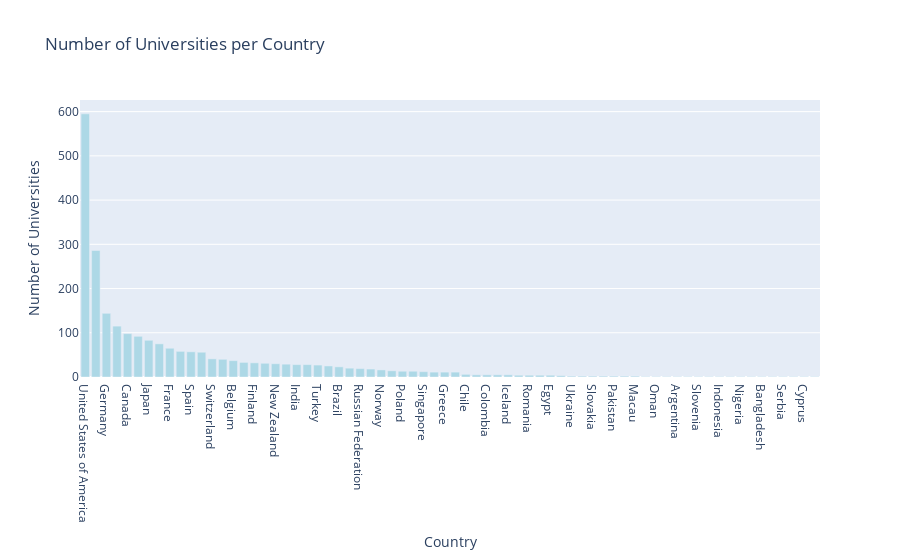

Notebook source saved alongside this figure:
### Code cell
uni_count_per_country = dt["country"].value_counts().reset_index()
uni_count_per_country.columns = ["country", "count"]

trace = go.Bar(
    x=uni_count_per_country["country"],
    y=uni_count_per_country["count"],
    marker=dict(color='lightblue')
)

layout = go.Layout(
    title="Number of Universities per Country",
    xaxis=dict(title="Country"),
    yaxis=dict(title="Number of Universities"),
    hovermode="closest"
)

fig = go.Figure(data=[trace], layout=layout)
iplot(fig)

### Figure 1 — Plotly figure (JSON) as saved in the notebook; plotly's stock layout.template omitted (floating-point values rounded to 4 significant figures)
{"data": [{"marker": {"color": "lightblue"}, "type": "bar", "x": ["United States of America", "United Kingdom", "Germany", "Australia", "Canada", "Italy", "Japan", "Netherlands", "France", "China", "Spain", "Taiwan", "Switzerland", "Sweden", "Belgium", "South Korea", "Finland", "Austria", "New Zealand", "Denmark", "India", "Hong Kong", "Turkey", "Republic of Ireland", "Brazil", "South Africa", "Russian Federation", "Portugal", "Norway", "Israel", "Poland", "Iran", "Singapore", "Czech Republic", "Greece", "Thailand", "Chile", "Malaysia", "Colombia", "Estonia", "Iceland", "Saudi Arabia", "Romania", "Hungary", "Egypt", "Mexico", "Ukraine", "Jordan", "Slovakia", "United Arab Emirates", "Pakistan", "Morocco", "Macau", "Lebanon", "Oman", "Qatar", "Argentina", "Kenya", "Slovenia", "Latvia", "Indonesia", "Uganda", "Nigeria", "Ghana", "Bangladesh", "Luxembourg", "Serbia", "Belarus", "Cyprus", "Lithuania"], "y": [595, 286, 144, 115, 98, 92, 83, 75, 65, 58, 57, 56, 41, 40, 37, 33, 32, 31, 30, 29, 28, 28, 27, 25, 23, 20, 19, 18, 16, 14, 13, 13, 12, 11, 11, 11, 6, 5, 5, 5, 5, 4, 4, 4, 4, 3, 2, 2, 2, 2, 2, 2, 2, 1, 1, 1, 1, 1, 1, 1, 1, 1, 1, 1, 1, 1, 1, 1, 1, 1]}], "layout": {"hovermode": "closest", "title": {"text": "Number of Universities per Country"}, "xaxis": {"title": {"text": "Country"}}, "yaxis": {"title": {"text": "Number of Universities"}}}}
